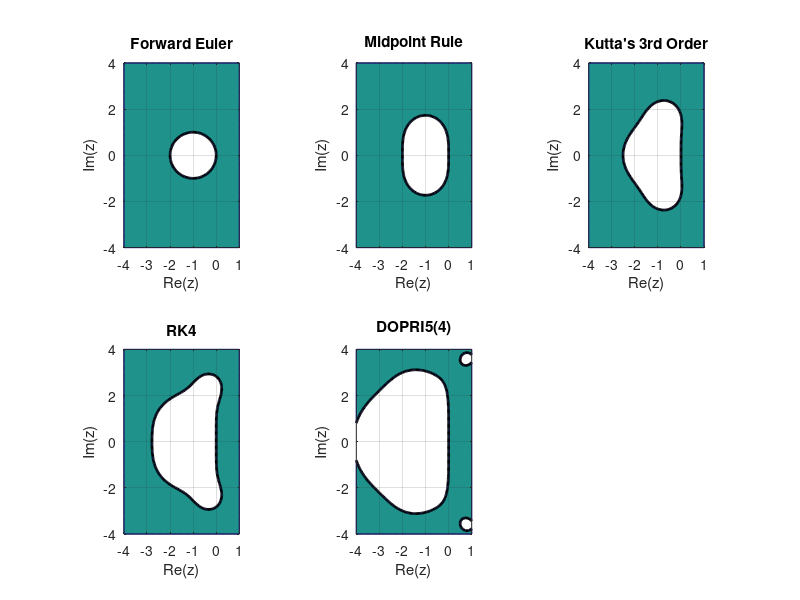

This chart was generated by the following MATLAB code: (Note: this script raises an error after producing the figure.)
clc; clear; close all;

nx = 100; ny = 160;
x = linspace(-4,1,nx);
y = linspace(-4,4,ny);
[X, Y] = meshgrid(x, y);
Z = X + 1i*Y;

R_FE = 1 + Z;
R_Mid = 1 + Z + (1/2)*Z.^2;
R_Kutta = 1 + Z + (1/2)*Z.^2 + (1/6)*Z.^3;
R_RK4 = 1 + Z + (1/2)*Z.^2 + (1/6)*Z.^3 + (1/24)*Z.^4;

A = zeros(7,7);
A(2,1) = 1/5;
A(3,1:2) = [3/40,9/40];
A(4,1:3) = [44/45,-56/15,32/9];
A(5,1:4) = [19372/6561,-25360/2187,64448/6561,-212/729];
A(6,1:5) = [9017/3168,-355/33,46732/5247,49/176,-5103/18656];
A(7,1:6) = [35/384,0,500/1113,125/192,-2187/6784,11/84];
y = [35/384,0,500/1113,125/192,-2187/6784,11/84,0];
y = [5179/57600,0,7571/16695,393/640,-92097/339200,187/2100,0];
e = ones(7,1);
R_DOPRI5 = 1 + Z.*(y*e + y*A*e*Z + y*A^2*e*Z.^2 + y*A^3*e*Z.^3 + y*A^4*e*Z.^4 + y*A^5*e*Z.^5 + y*A^6*e*Z.^6);

figure;
methods = {'Forward Euler', 'Midpoint Rule', 'Kutta''s 3rd Order', 'RK4', 'DOPRI5(4)'};
R_methods = {R_FE, R_Mid, R_Kutta, R_RK4, R_DOPRI5};

for i = 1:length(R_methods)
    subplot(2,3,i);
    contourf(X, Y, abs(R_methods{i}), [1 1], 'b');
    hold on;
    contour(X, Y, abs(R_methods{i}), [1 1], 'k', 'LineWidth', 2);
    title(methods{i});
    xlabel('Re(z)');
    ylabel('Im(z)');
    axis equal;
    grid on;
end

sgtitle('Absolute Stability Regions of ERK Methods');

